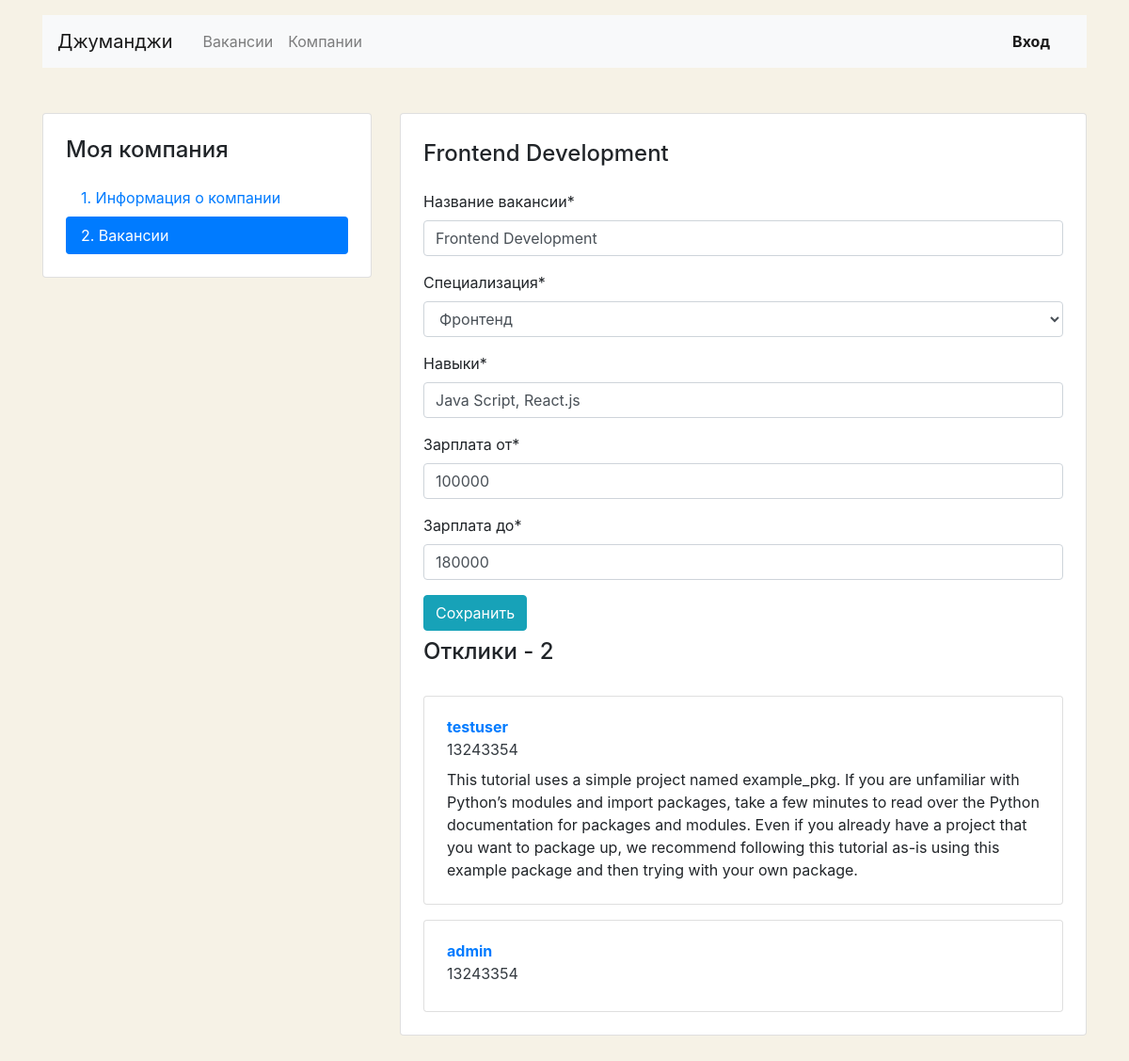
The page /mycompany/vacancies/9/ on the database its author committed.
### company/models.py (models this page shows, shortened)
class Vacancy(models.Model):
    title = models.CharField(max_length=30, verbose_name='Название')
    speciality = models.ForeignKey('Speciality', related_name='vacancies', on_delete=models.CASCADE)
    company = models.ForeignKey('Company', related_name='vacancies', on_delete=models.CASCADE)
    skills = models.CharField(max_length=150, verbose_name='Навыки')
    salary_min = models.PositiveSmallIntegerField(verbose_name='Мин зарплата')
    salary_max = models.PositiveSmallIntegerField(verbose_name='Макс зарплата')
    published = models.DateTimeField(default=datetime.now(), verbose_name='Опубликовано')
    class Meta:
        verbose_name = 'Вакансия'
        verbose_name_plural = 'Вакансии'

class Speciality(models.Model):
    code = models.CharField(max_length=30, verbose_name='Код')
    title = models.CharField(max_length=30, verbose_name='Название')
    image = models.ImageField(upload_to=MEDIA_SPECIALITY_IMAGE_DIR, verbose_name='зображение')
    class Meta:
        verbose_name = 'Специализация'
        verbose_name_plural = 'Специализации'
    def __str__(self):
        return self.title

class Application(models.Model):
    username = models.CharField(max_length=40, verbose_name='Имя')
    phone = models.CharField(max_length=20, verbose_name='Телефон')
    letter = models.TextField(max_length=1000, verbose_name='Письмо', default='', blank=True)
    vacancy = models.ForeignKey(Vacancy, on_delete=models.CASCADE, verbose_name='Вакансия')
    user = models.ForeignKey(User, on_delete=models.CASCADE, verbose_name='Пользователь')
    class Meta:
        verbose_name = 'Отклик'
        verbose_name_plural = 'Отклики'

### users/views.py (the view, shortened to what this page needs)
# urls.py: path('mycompany/vacancies/<int:pk>/', ProfileVacanciesEdit.as_view(), name='edit_vacancy'),
class ProfileVacanciesEdit(View):
    def get(self, request, pk):
        vacancy = Vacancy.objects.get(pk=pk)
        applications = Application.objects.filter(vacancy=vacancy)
        context = {
            'title': vacancy.title,
            'form': VacancyForm(instance=vacancy),
            'applications': applications,
        }
        return render(request, 'vacancy/vacancy_edit.html', context=context)

### company/forms.py
class VacancyForm(ModelForm):
    class Meta:
        model = Vacancy
        fields = ('title', 'speciality', 'skills', 'salary_min', 'salary_max')
        labels = {
            'title': 'Название вакансии',
            'speciality': 'Специализация',
            'skills': 'Навыки',
            'salary_min': 'Зарплата от',
            'salary_max': 'Зарплата до',
        }

### templates/vacancy/vacancy_edit.html (shortened to what this page needs)
{% extends 'base/base.html' %}
{% load crispy_forms_filters %}
{% block content %}
    <main class="container mt-3 pb-5">
        <div class="row mt-5">
            <div class="col-12 col-lg-4">
                <aside class="pt-3 pb-4 px-4 mb-5 card">
                    <h1 class="h4 pt-2 pb-2">Моя компания</h1>
                    <div class="nav flex-column nav-pills">
                        <a class="nav-link" href="{% url 'profile_company' %}">1. Информация о&nbsp;компании</a>
                        <a class="nav-link active" href="{% url 'profile_vacancies' %}">2. Вакансии</a>
                    </div>
                </aside>
            </div>
            <div class="col-12 col-lg-8">
                <div class="card">
                    <div class="card-body px-4 pb-4 tab-content">
                        <section>
                            <h2 class="h4 pt-2 pb-3">{{ title }}</h2>
                            <form method="POST" enctype="multipart/form-data" style="border: none;">
                                {{ form|crispy }}
                                <button class="btn btn-info" type="submit">Сохранить</button>
                            </form>
                            <h2 class="h4 pt-2 pb-3">Отклики - {{ applications.count }}</h2>
                            {% for item in applications %}
                                <div class="card mt-3">
                                    <div class="card-body px-4">
                                        <a class="mb-1 font-weight-bold"
                                           href="{% url 'user_resume' pk=item.pk %}">{{ item.username }}</a>
                                        <p class="mb-2"><a href="tel:+79002842324"
                                                           class="text-dark">{{ item.phone }}</a>
                                        </p>
                                        <p class="mb-1">{{ item.letter }}</p>
                                    </div>
                                </div>
                            {% endfor %}
                        </section>
                    </div>
                </div>
            </div>
        </div>
    </main>
{% endblock %}

### templates/base/base.html (style rules this page uses)
body { background-color: #F6F2E6; }

### rows shown on the page
Vacancy: title "Frontend Development", speciality "Фронтенд", skills "Java Script, React.js", salary_min "100000", salary_max "180000"
Application: username "testuser", phone "13243354", letter "This tutorial uses a simple project named example_pkg. If you are unfamiliar with Python’s modules and import packages, take a few minutes to read over the Python documentation for packages and modules. Even if you already have a project that you want to package up, we recommend following this tutorial as-is using this example package and then trying with your own package."
Application: username "admin", phone "13243354"

### other values the page prints
{{ applications.count }} "2"
